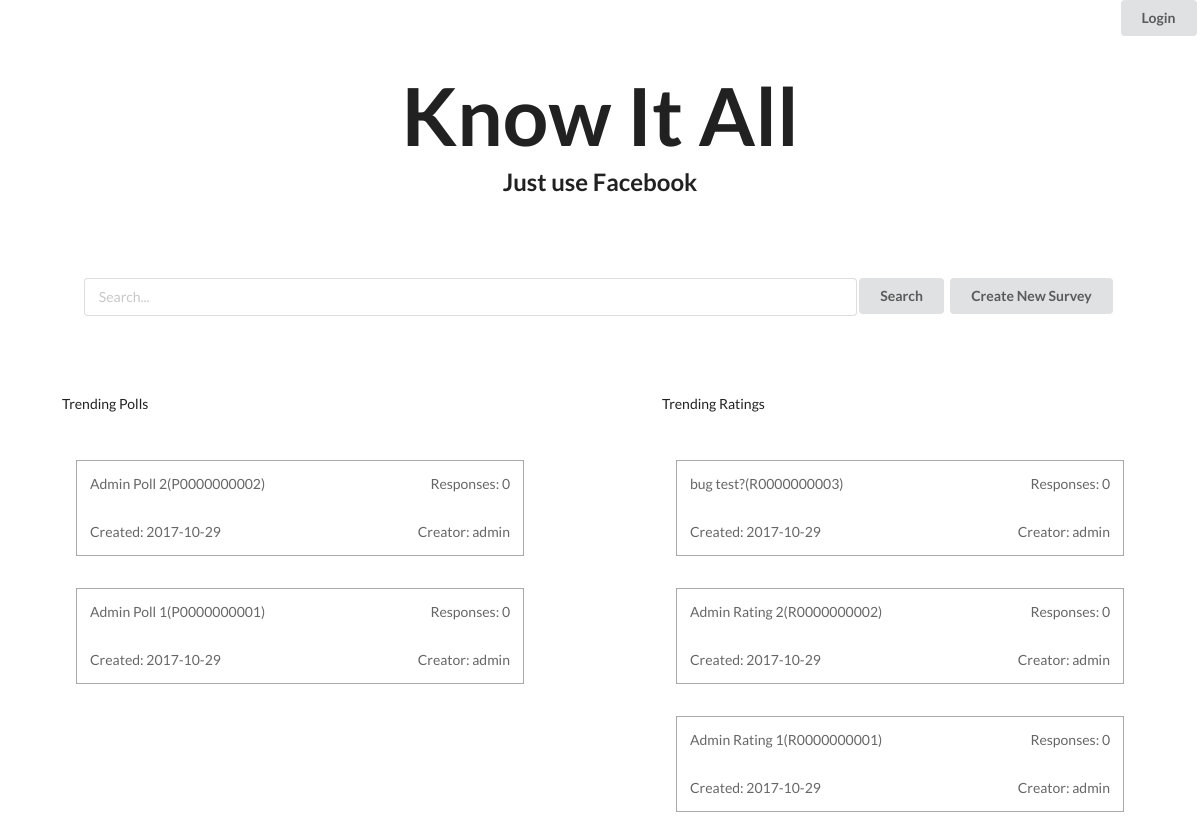
/www/knowitall/home-search.php, run on the app's committed database.
### tables this page shows
CREATE TABLE `survey` (
  `survey_id` varchar(45) NOT NULL,
  `survey_title` varchar(1000) NOT NULL,
  `user_id` varchar(45) NOT NULL,
  `rating_average` double NOT NULL,
  `create_time` varchar(45) DEFAULT NULL,
  `survey_tags` varchar(1000) NOT NULL,
  `voter_number` int(45) NOT NULL
);

CREATE TABLE `user` (
  `user_id` varchar(45) NOT NULL,
  `usc_email` varchar(45) NOT NULL,
  `usc_id` varchar(45) NOT NULL,
  `password` varchar(100) NOT NULL,
  `user_name` varchar(45) NOT NULL
);

### www/knowitall/trending-card.php (the view)
<li class="surveylink custom-pad-hor custom-pad-top">
	<a href="survey.php?id=<?php echo $srow['survey_id']; ?>">
	  <div class="ui grid">
	    <div class="twelve wide column"><?php echo $srow['survey_title']; ?>(<?php echo $srow['survey_id']; ?>)</div>
	    <div class="four wide column"><span class="float-right">Responses: <?php echo $srow['voter_number']; ?></span></div>
	    <div class="eight wide column">Created: <?php echo $srow['create_time']; ?></div>
	    <div class="eight wide column"><span class="float-right">Creator: <?php echo $urow['user_name']; ?></span></div>
	  </div>
	</a>
</li>

### www/knowitall/home-search.php (shortened to what this page needs)
<!DOCTYPE html>
<html lang="en">
  <head>
    <?php include("all-css.php");?>
  </head>
  <body>
    <button class="ui button float-right link-btn"><a class="float-right" href="login.php"><?php include("login-out.php"); ?></a></button>
    <?php include('big-header.php');?>
    <form class="ui form search-bar custom-pad-hor master-center custom-pad-vert" action="search-results.php" method="get" id="search">
      <input class="custom-margin-bot-small" type="text" placeholder="Search..." name="search" required="true">
      <button class="ui button" type="submit" form="search" value="Submit">Search</button>
      <button class="ui button link-btn"><a href="create.php">Create New Survey</a></button>
    </form>
    <div class="ui grid">
      <div class="two column row">
        <div class="column">
          <span class="custom-pad-hor">Trending Polls</span>
          <ul>
            <?php include("show-trending-polls.php"); ?>
          </ul>
        </div>
        <div class="column">
          <span class="custom-pad-hor">Trending Ratings</span>
          <ul>
            <?php include("show-trending-ratings.php"); ?>
          </ul>
        </div>
      </div>
    </div>
  </body>
</html>

### www/knowitall/all-css.php
<link rel="stylesheet" href="../css/semantic.min.css">
<link rel="stylesheet" href="../css/icon.min.css">
<link rel="stylesheet" href="style.css">

### www/knowitall/login-out.php
<?php
  if(isset($_SESSION['id'])){
      echo("Logout");
  }else{
      echo("Login");
  }
?>

### www/knowitall/big-header.php
<h1>Know It All</h1>
<h2>Just use Facebook</h2>

### www/knowitall/show-trending-polls.php
<?php
  include("database-connector.php");
  $sql = $conn->prepare("SELECT * FROM trending_survey WHERE survey_id LIKE \"P%\" ORDER BY survey_id DESC;");
  $sql->execute();
  $result = $sql->get_result();
  $j = $result->num_rows;
  for($i = 0; $i < $j; $i++){
    $trow = $result->fetch_assoc();
    $sql = $conn->prepare("SELECT * FROM survey WHERE survey_id = ?;");
    $sql->bind_param('s', $trow['survey_id']);
    $sql->execute();
    $sresult = $sql->get_result();
    $srow = $sresult->fetch_assoc();
    $sql = $conn->prepare("SELECT user_name FROM user WHERE user_id = ?;");
    $sql->bind_param('s', $srow['user_id']);
    $sql->execute();
    $uresult = $sql->get_result();
    $urow = $uresult->fetch_assoc();
    include("trending-card.php");
  }
?>

### www/knowitall/show-trending-ratings.php
<?php
  include("database-connector.php");
  $sql = $conn->prepare("SELECT * FROM trending_survey WHERE survey_id LIKE \"R%\" ORDER BY survey_id DESC;");
  $sql->execute();
  $result = $sql->get_result();
  $j = $result->num_rows;
  for($i = 0; $i < $j; $i++){
    $trow = $result->fetch_assoc();
    $sql = $conn->prepare("SELECT * FROM survey WHERE survey_id = ?;");
    $sql->bind_param('s', $trow['survey_id']);
    $sql->execute();
    $sresult = $sql->get_result();
    $srow = $sresult->fetch_assoc();
    $sql = $conn->prepare("SELECT user_name FROM user WHERE user_id = ?;");
    $sql->bind_param('s', $srow['user_id']);
    $sql->execute();
    $uresult = $sql->get_result();
    $urow = $uresult->fetch_assoc();
    include("trending-card.php");
  }
?>

### www/knowitall/style.css (style rules this page uses)
h1, h2 { margin: 0 auto; text-align: center; }
h1 { font-size: 10vh; padding-top: 8vh; }
h2 { padding-bottom: 6vh }
ul { list-style: none; padding: 0; margin: 14px }
a:not(.signup-link) { display: block; }
a { color: rgba(0, 0, 0, 0.6) }
.search-bar input[type="text"] { width: 70% !important; }
.float-right { float: right }
.master-center { margin: 0 auto !important; text-align: center !important; }
.link-btn { padding: 0 !important; }
.link-btn a { padding: .78571429em 1.5em; }
.custom-pad-hor { padding-left: 4vw !important; padding-right: 4vw !important; }
.custom-pad-vert { padding-top: 4vh !important; padding-bottom: 4vh !important; }
.custom-pad-top { padding-top: 4vh !important; }
.custom-margin-bot-small { margin-bottom: 4vh !important; }
.ui.grid { margin: 0; }
.ui.form { margin-bottom: 4em; }

### data on the page
survey: survey_title "Admin Poll 2", survey_id "P0000000002", voter_number "0", create_time "2017-10-29", user.user_name "admin"
survey: survey_title "Admin Poll 1", survey_id "P0000000001", voter_number "0", create_time "2017-10-29", user.user_name "admin"
survey: survey_title "bug test?", survey_id "R0000000003", voter_number "0", create_time "2017-10-29", user.user_name "admin"
survey: survey_title "Admin Rating 2", survey_id "R0000000002", voter_number "0", create_time "2017-10-29", user.user_name "admin"
survey: survey_title "Admin Rating 1", survey_id "R0000000001", voter_number "0", create_time "2017-10-29", user.user_name "admin"
